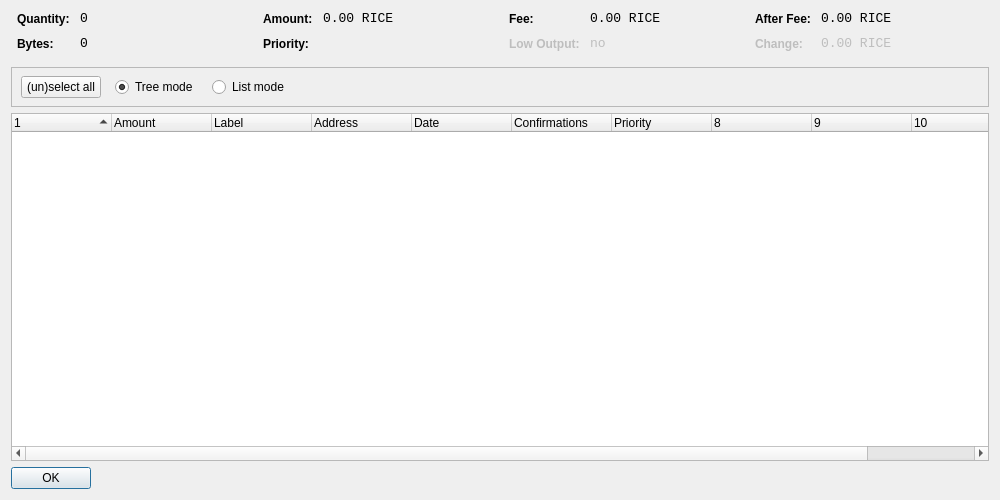
<?xml version="1.0" encoding="UTF-8"?>
<ui version="4.0">
 <class>CoinControlDialog</class>
 <widget class="QDialog" name="CoinControlDialog">
  <property name="geometry">
   <rect>
    <x>0</x>
    <y>0</y>
    <width>1000</width>
    <height>500</height>
   </rect>
  </property>
  <property name="windowTitle">
   <string>Coin Control</string>
  </property>
  <layout class="QVBoxLayout" name="verticalLayout">
   <item>
    <layout class="QHBoxLayout" name="horizontalLayoutTop" stretch="0,0,0,0">
     <property name="topMargin">
      <number>0</number>
     </property>
     <property name="bottomMargin">
      <number>10</number>
     </property>
     <item>
      <layout class="QFormLayout" name="formLayoutCoinControl1">
       <property name="horizontalSpacing">
        <number>10</number>
       </property>
       <property name="verticalSpacing">
        <number>10</number>
       </property>
       <property name="leftMargin">
        <number>6</number>
       </property>
       <property name="rightMargin">
        <number>6</number>
       </property>
       <item row="0" column="0">
        <widget class="QLabel" name="labelCoinControlQuantityText">
         <property name="styleSheet">
          <string notr="true">font-weight:bold;</string>
         </property>
         <property name="text">
          <string>Quantity:</string>
         </property>
        </widget>
       </item>
       <item row="0" column="1">
        <widget class="QLabel" name="labelCoinControlQuantity">
         <property name="font">
          <font>
           <family>Monospace</family>
           <pointsize>10</pointsize>
          </font>
         </property>
         <property name="cursor">
          <cursorShape>IBeamCursor</cursorShape>
         </property>
         <property name="contextMenuPolicy">
          <enum>Qt::ActionsContextMenu</enum>
         </property>
         <property name="text">
          <string notr="true">0</string>
         </property>
         <property name="textInteractionFlags">
          <set>Qt::LinksAccessibleByMouse|Qt::TextSelectableByKeyboard|Qt::TextSelectableByMouse</set>
         </property>
        </widget>
       </item>
       <item row="1" column="0">
        <widget class="QLabel" name="labelCoinControlBytesText">
         <property name="styleSheet">
          <string notr="true">font-weight:bold;</string>
         </property>
         <property name="text">
          <string>Bytes:</string>
         </property>
        </widget>
       </item>
       <item row="1" column="1">
        <widget class="QLabel" name="labelCoinControlBytes">
         <property name="font">
          <font>
           <family>Monospace</family>
           <pointsize>10</pointsize>
          </font>
         </property>
         <property name="cursor">
          <cursorShape>IBeamCursor</cursorShape>
         </property>
         <property name="contextMenuPolicy">
          <enum>Qt::ActionsContextMenu</enum>
         </property>
         <property name="text">
          <string notr="true">0</string>
         </property>
         <property name="textInteractionFlags">
          <set>Qt::LinksAccessibleByMouse|Qt::TextSelectableByKeyboard|Qt::TextSelectableByMouse</set>
         </property>
        </widget>
       </item>
      </layout>
     </item>
     <item>
      <layout class="QFormLayout" name="formLayoutCoinControl2">
       <property name="horizontalSpacing">
        <number>10</number>
       </property>
       <property name="verticalSpacing">
        <number>10</number>
       </property>
       <property name="leftMargin">
        <number>6</number>
       </property>
       <property name="rightMargin">
        <number>6</number>
       </property>
       <item row="0" column="0">
        <widget class="QLabel" name="labelCoinControlAmountText">
         <property name="styleSheet">
          <string notr="true">font-weight:bold;</string>
         </property>
         <property name="text">
          <string>Amount:</string>
         </property>
        </widget>
       </item>
       <item row="0" column="1">
        <widget class="QLabel" name="labelCoinControlAmount">
         <property name="font">
          <font>
           <family>Monospace</family>
           <pointsize>10</pointsize>
          </font>
         </property>
         <property name="cursor">
          <cursorShape>IBeamCursor</cursorShape>
         </property>
         <property name="contextMenuPolicy">
          <enum>Qt::ActionsContextMenu</enum>
         </property>
         <property name="text">
          <string notr="true">0.00 RICE</string>
         </property>
         <property name="textInteractionFlags">
          <set>Qt::LinksAccessibleByMouse|Qt::TextSelectableByKeyboard|Qt::TextSelectableByMouse</set>
         </property>
        </widget>
       </item>
       <item row="1" column="0">
        <widget class="QLabel" name="labelCoinControlPriorityText">
         <property name="styleSheet">
          <string notr="true">font-weight:bold;</string>
         </property>
         <property name="text">
          <string>Priority:</string>
         </property>
        </widget>
       </item>
       <item row="1" column="1">
        <widget class="QLabel" name="labelCoinControlPriority">
         <property name="font">
          <font>
           <family>Monospace</family>
           <pointsize>10</pointsize>
          </font>
         </property>
         <property name="cursor">
          <cursorShape>IBeamCursor</cursorShape>
         </property>
         <property name="contextMenuPolicy">
          <enum>Qt::ActionsContextMenu</enum>
         </property>
         <property name="text">
          <string/>
         </property>
         <property name="textInteractionFlags">
          <set>Qt::LinksAccessibleByMouse|Qt::TextSelectableByKeyboard|Qt::TextSelectableByMouse</set>
         </property>
        </widget>
       </item>
      </layout>
     </item>
     <item>
      <layout class="QFormLayout" name="formLayoutCoinControl3">
       <property name="horizontalSpacing">
        <number>10</number>
       </property>
       <property name="verticalSpacing">
        <number>10</number>
       </property>
       <property name="leftMargin">
        <number>6</number>
       </property>
       <property name="rightMargin">
        <number>6</number>
       </property>
       <item row="0" column="0">
        <widget class="QLabel" name="labelCoinControlFeeText">
         <property name="styleSheet">
          <string notr="true">font-weight:bold;</string>
         </property>
         <property name="text">
          <string>Fee:</string>
         </property>
        </widget>
       </item>
       <item row="0" column="1">
        <widget class="QLabel" name="labelCoinControlFee">
         <property name="font">
          <font>
           <family>Monospace</family>
           <pointsize>10</pointsize>
          </font>
         </property>
         <property name="cursor">
          <cursorShape>IBeamCursor</cursorShape>
         </property>
         <property name="contextMenuPolicy">
          <enum>Qt::ActionsContextMenu</enum>
         </property>
         <property name="text">
          <string notr="true">0.00 RICE</string>
         </property>
         <property name="textInteractionFlags">
          <set>Qt::LinksAccessibleByMouse|Qt::TextSelectableByKeyboard|Qt::TextSelectableByMouse</set>
         </property>
        </widget>
       </item>
       <item row="1" column="0">
        <widget class="QLabel" name="labelCoinControlLowOutputText">
         <property name="enabled">
          <bool>false</bool>
         </property>
         <property name="styleSheet">
          <string notr="true">font-weight:bold;</string>
         </property>
         <property name="text">
          <string>Low Output:</string>
         </property>
        </widget>
       </item>
       <item row="1" column="1">
        <widget class="QLabel" name="labelCoinControlLowOutput">
         <property name="enabled">
          <bool>false</bool>
         </property>
         <property name="font">
          <font>
           <family>Monospace</family>
           <pointsize>10</pointsize>
          </font>
         </property>
         <property name="cursor">
          <cursorShape>IBeamCursor</cursorShape>
         </property>
         <property name="contextMenuPolicy">
          <enum>Qt::ActionsContextMenu</enum>
         </property>
         <property name="text">
          <string notr="true">no</string>
         </property>
         <property name="textInteractionFlags">
          <set>Qt::LinksAccessibleByMouse|Qt::TextSelectableByKeyboard|Qt::TextSelectableByMouse</set>
         </property>
        </widget>
       </item>
      </layout>
     </item>
     <item>
      <layout class="QFormLayout" name="formLayoutCoinControl4">
       <property name="horizontalSpacing">
        <number>10</number>
       </property>
       <property name="verticalSpacing">
        <number>10</number>
       </property>
       <property name="leftMargin">
        <number>6</number>
       </property>
       <property name="rightMargin">
        <number>6</number>
       </property>
       <item row="0" column="0">
        <widget class="QLabel" name="labelCoinControlAfterFeeText">
         <property name="styleSheet">
          <string notr="true">font-weight:bold;</string>
         </property>
         <property name="text">
          <string>After Fee:</string>
         </property>
        </widget>
       </item>
       <item row="0" column="1">
        <widget class="QLabel" name="labelCoinControlAfterFee">
         <property name="font">
          <font>
           <family>Monospace</family>
           <pointsize>10</pointsize>
          </font>
         </property>
         <property name="cursor">
          <cursorShape>IBeamCursor</cursorShape>
         </property>
         <property name="contextMenuPolicy">
          <enum>Qt::ActionsContextMenu</enum>
         </property>
         <property name="text">
          <string notr="true">0.00 RICE</string>
         </property>
         <property name="textInteractionFlags">
          <set>Qt::LinksAccessibleByMouse|Qt::TextSelectableByKeyboard|Qt::TextSelectableByMouse</set>
         </property>
        </widget>
       </item>
       <item row="1" column="0">
        <widget class="QLabel" name="labelCoinControlChangeText">
         <property name="enabled">
          <bool>false</bool>
         </property>
         <property name="styleSheet">
          <string notr="true">font-weight:bold;</string>
         </property>
         <property name="text">
          <string>Change:</string>
         </property>
        </widget>
       </item>
       <item row="1" column="1">
        <widget class="QLabel" name="labelCoinControlChange">
         <property name="enabled">
          <bool>false</bool>
         </property>
         <property name="font">
          <font>
           <family>Monospace</family>
           <pointsize>10</pointsize>
          </font>
         </property>
         <property name="cursor">
          <cursorShape>IBeamCursor</cursorShape>
         </property>
         <property name="contextMenuPolicy">
          <enum>Qt::ActionsContextMenu</enum>
         </property>
         <property name="text">
          <string notr="true">0.00 RICE</string>
         </property>
         <property name="textInteractionFlags">
          <set>Qt::LinksAccessibleByMouse|Qt::TextSelectableByKeyboard|Qt::TextSelectableByMouse</set>
         </property>
        </widget>
       </item>
      </layout>
     </item>
    </layout>
   </item>
   <item>
    <widget class="QFrame" name="frame">
     <property name="minimumSize">
      <size>
       <width>0</width>
       <height>40</height>
      </size>
     </property>
     <property name="frameShape">
      <enum>QFrame::StyledPanel</enum>
     </property>
     <property name="frameShadow">
      <enum>QFrame::Sunken</enum>
     </property>
     <widget class="QWidget" name="horizontalLayoutWidget">
      <property name="geometry">
       <rect>
        <x>10</x>
        <y>0</y>
        <width>781</width>
        <height>41</height>
       </rect>
      </property>
      <layout class="QHBoxLayout" name="horizontalLayoutPanel" stretch="0,0,0,0,0">
       <property name="spacing">
        <number>14</number>
       </property>
       <item>
        <widget class="QPushButton" name="pushButtonSelectAll">
         <property name="sizePolicy">
          <sizepolicy hsizetype="Maximum" vsizetype="Fixed">
           <horstretch>0</horstretch>
           <verstretch>0</verstretch>
          </sizepolicy>
         </property>
         <property name="text">
          <string>(un)select all</string>
         </property>
        </widget>
       </item>
       <item>
        <widget class="QRadioButton" name="radioTreeMode">
         <property name="sizePolicy">
          <sizepolicy hsizetype="Maximum" vsizetype="Fixed">
           <horstretch>0</horstretch>
           <verstretch>0</verstretch>
          </sizepolicy>
         </property>
         <property name="text">
          <string>Tree mode</string>
         </property>
         <property name="checked">
          <bool>true</bool>
         </property>
        </widget>
       </item>
       <item>
        <widget class="QRadioButton" name="radioListMode">
         <property name="sizePolicy">
          <sizepolicy hsizetype="Maximum" vsizetype="Fixed">
           <horstretch>0</horstretch>
           <verstretch>0</verstretch>
          </sizepolicy>
         </property>
         <property name="text">
          <string>List mode</string>
         </property>
        </widget>
       </item>
       <item>
        <spacer name="horizontalSpacer">
         <property name="orientation">
          <enum>Qt::Horizontal</enum>
         </property>
         <property name="sizeHint" stdset="0">
          <size>
           <width>40</width>
           <height>20</height>
          </size>
         </property>
        </spacer>
       </item>
      </layout>
     </widget>
    </widget>
   </item>
   <item>
    <widget class="CoinControlTreeWidget" name="treeWidget">
     <property name="contextMenuPolicy">
      <enum>Qt::CustomContextMenu</enum>
     </property>
     <property name="sortingEnabled">
      <bool>false</bool>
     </property>
     <property name="columnCount">
      <number>11</number>
     </property>
     <attribute name="headerShowSortIndicator" stdset="0">
      <bool>true</bool>
     </attribute>
     <attribute name="headerStretchLastSection">
      <bool>false</bool>
     </attribute>
     <column>
      <property name="text">
       <string/>
      </property>
     </column>
     <column>
      <property name="text">
       <string>Amount</string>
      </property>
     </column>
     <column>
      <property name="text">
       <string>Label</string>
      </property>
     </column>
     <column>
      <property name="text">
       <string>Address</string>
      </property>
     </column>
     <column>
      <property name="text">
       <string>Date</string>
      </property>
     </column>
     <column>
      <property name="text">
       <string>Confirmations</string>
      </property>
      <property name="toolTip">
       <string>Confirmed</string>
      </property>
     </column>
     <column>
      <property name="text">
       <string>Priority</string>
      </property>
     </column>
     <column>
      <property name="text">
       <string/>
      </property>
     </column>
     <column>
      <property name="text">
       <string/>
      </property>
     </column>
     <column>
      <property name="text">
       <string/>
      </property>
     </column>
     <column>
      <property name="text">
       <string/>
      </property>
     </column>
    </widget>
   </item>
   <item>
    <widget class="QDialogButtonBox" name="buttonBox">
     <property name="sizePolicy">
      <sizepolicy hsizetype="Maximum" vsizetype="Fixed">
       <horstretch>0</horstretch>
       <verstretch>0</verstretch>
      </sizepolicy>
     </property>
     <property name="orientation">
      <enum>Qt::Horizontal</enum>
     </property>
     <property name="standardButtons">
      <set>QDialogButtonBox::Ok</set>
     </property>
    </widget>
   </item>
  </layout>
 </widget>
 <customwidgets>
  <customwidget>
   <class>CoinControlTreeWidget</class>
   <extends>QTreeWidget</extends>
   <header>coincontroltreewidget.h</header>
  </customwidget>
 </customwidgets>
 <resources/>
 <connections/>
</ui>
